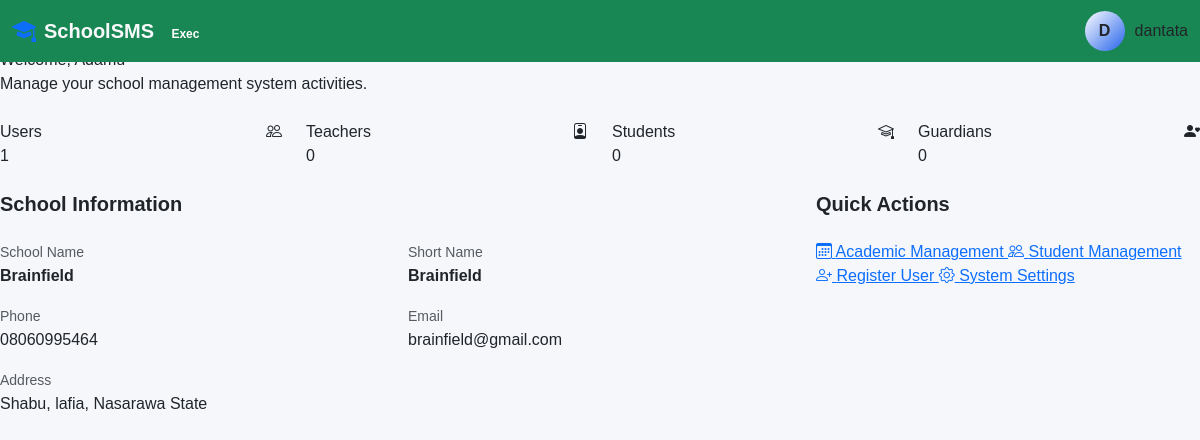
Page /accounts/dashboard/ (signed in) on the committed database.
### accounts/models.py (models this page shows, shortened)
class User(AbstractUser):
    class Role(models.TextChoices):
        SUPER_ADMIN = (
            "super_admin",
            "Super Administrator",
        )
        SCHOOL_ADMIN = (
            "school_admin",
            "School Administrator",
        )
        PRINCIPAL = (
            "principal",
            "Principal",
        )
        VICE_PRINCIPAL = (
            "vice_principal",
            "Vice Principal",
        )
        HEAD_TEACHER = (
            "head_teacher",
            "Head Teacher",
        )
        TEACHER = (
            "teacher",
            "Teacher",
        )
        FORM_TEACHER = (
            "form_teacher",
            "Form Teacher",
        )
        BURSAR = (
            "bursar",
            "Bursar",
        )
        ACCOUNTANT = (
            "accountant",
            "Accountant",
        )
        REGISTRAR = (
            "registrar",
            "Registrar",
        )
        STUDENT = (
            "student",
            "Student",
        )
        PARENT = (
            "parent",
            "Parent/Guardian",
        )
    school = models.ForeignKey(
        "schools.School",
        on_delete=models.SET_NULL,
        null=True,
        blank=True,
        related_name="users",
    )
    role = models.CharField(
        max_length=30,
        choices=Role.choices,
        default=Role.TEACHER,
    )
    phone = models.CharField(
        max_length=20,
        blank=True,
    )
    staff_id = models.CharField(
        max_length=50,
        null=True,
        blank=True,
    )
    profile_photo = models.ImageField(
        upload_to="accounts/profiles/",
        blank=True,
        null=True,
    )
    address = models.TextField(
        blank=True,
    )
    date_of_birth = models.DateField(
        blank=True,
        null=True,
    )
    is_verified = models.BooleanField(
        default=False,
    )
    created_at = models.DateTimeField(
        auto_now_add=True,
    )
    updated_at = models.DateTimeField(
        auto_now=True,
    )
    class Meta:
        ordering = [
            "first_name",
            "last_name",
        ]
        constraints = [
            models.UniqueConstraint(
                fields=[
                    "school",
                    "staff_id",
                ],
                condition=Q(
                    staff_id__isnull=False,
                ),
                name="unique_staff_id_per_school",
            ),
        ]

### schools/models.py (models this page shows, shortened)
class School(models.Model):
    name = models.CharField(
        max_length=255,
    )
    short_name = models.CharField(
        max_length=50,
        blank=True,
    )
    address = models.TextField()
    phone = models.CharField(
        max_length=30,
        blank=True,
    )
    email = models.EmailField(
        blank=True,
    )
    website = models.URLField(
        blank=True,
    )
    logo = models.ImageField(
        upload_to="schools/logos/",
        blank=True,
        null=True,
        validators=[
            FileExtensionValidator(
                allowed_extensions=[
                    "jpg",
                    "jpeg",
                    "png",
                    "webp",
                ]
            )
        ],
    )
    motto = models.CharField(
        max_length=255,
        blank=True,
    )
    principal_name = models.CharField(
        max_length=150,
        blank=True,
    )
    principal_signature = models.ImageField(
        upload_to="schools/signatures/",
        blank=True,
        null=True,
        validators=[
            FileExtensionValidator(
                allowed_extensions=[
                    "jpg",
                    "jpeg",
                    "png",
                    "webp",
                ]
            )
        ],
    )
    principal_stamp = models.ImageField(
        upload_to="schools/stamps/",
        blank=True,
        null=True,
        validators=[
            FileExtensionValidator(
                allowed_extensions=[
                    "jpg",
                    "jpeg",
                    "png",
                    "webp",
                ]
            )
        ],
    )
    is_active = models.BooleanField(
        default=True,
    )
    created_at = models.DateTimeField(
        auto_now_add=True,
    )
    updated_at = models.DateTimeField(
        auto_now=True,
    )
    class Meta:
        ordering = ["name"]

### accounts/views.py (the view)
@login_required
def dashboard(request):
    school = request.user.school
    users = User.objects.filter(
        school=school,
    )
    context = {
        "total_users": users.count(),
        "total_teachers": users.filter(
            role__in=[
                User.Role.TEACHER,
                User.Role.FORM_TEACHER,
                User.Role.HEAD_TEACHER,
            ],
        ).count(),
        "total_students": users.filter(
            role=User.Role.STUDENT,
        ).count(),
        "total_guardians": users.filter(
            role=User.Role.PARENT,
        ).count(),
    }
    return render(
        request,
        "accounts/dashboard.html",
        context,
    )

### templates/accounts/dashboard.html (shortened to what this page needs)
{% extends "base.html" %}
{% block content %}
<div class="mb-4">
    <div class="page-title">
    </div>
    <div class="page-subtitle">
        Manage your school management system activities.
    </div>
</div>
<div class="row g-4 mb-4">
    <div class="col-xl-3 col-md-6">
        <div class="stat-card">
            <div class="d-flex justify-content-between">
                <div>
                    <div class="stat-title">
                        Users
                    </div>
                    <div class="stat-value">
                        {{ total_users|default:"0" }}
                    </div>
                </div>
                <div class="stat-icon">
                    <i class="bi bi-people"></i>
                </div>
            </div>
        </div>
    </div>
    <div class="col-xl-3 col-md-6">
        <div class="stat-card">
            <div class="d-flex justify-content-between">
                <div>
                    <div class="stat-title">
                        Teachers
                    </div>
                    <div class="stat-value">
                        {{ total_teachers|default:"0" }}
                    </div>
                </div>
                <div class="stat-icon">
                    <i class="bi bi-person-badge"></i>
                </div>
            </div>
        </div>
    </div>
    <div class="col-xl-3 col-md-6">
        <div class="stat-card">
            <div class="d-flex justify-content-between">
                <div>
                    <div class="stat-title">
                        Students
                    </div>
                    <div class="stat-value">
                        {{ total_students|default:"0" }}
                    </div>
                </div>
                <div class="stat-icon">
                    <i class="bi bi-mortarboard"></i>
                </div>
            </div>
        </div>
    </div>
    <div class="col-xl-3 col-md-6">
        <div class="stat-card">
            <div class="d-flex justify-content-between">
                <div>
                    <div class="stat-title">
                        Guardians
                    </div>
                    <div class="stat-value">
                        {{ total_guardians|default:"0" }}
                    </div>
                </div>
                <div class="stat-icon">
                    <i class="bi bi-person-heart"></i>
                </div>
            </div>
        </div>
    </div>
</div>
<div class="row g-4">
    <div class="col-lg-8">
        <div class="dashboard-card">
            <h5 class="fw-bold mb-4">
                School Information
            </h5>
            {% if user.school %}
                <div class="row">
                    <div class="col-md-6 mb-3">
                        <small class="text-muted">
                            School Name
                        </small>
                        <div class="fw-semibold">
                            {{ user.school.name }}
                        </div>
                    </div>
                    <div class="col-md-6 mb-3">
                        <small class="text-muted">
                            Short Name
                        </small>
                        <div class="fw-semibold">
                            {{ user.school.short_name|default:"-" }}
                        </div>
                    </div>
                    <div class="col-md-6 mb-3">
                        <small class="text-muted">
                            Phone
                        </small>
                        <div>
                            {{ user.school.phone|default:"-" }}
                        </div>
                    </div>
                    <div class="col-md-6 mb-3">
                        <small class="text-muted">
                            Email
                        </small>
                        <div>
                            {{ user.school.email|default:"-" }}
                        </div>
                    </div>
                    <div class="col-12">
                        <small class="text-muted">
                            Address
                        </small>
                        <div>
                            {{ user.school.address }}
                        </div>
                    </div>
                </div>
            {% else %}
                <div class="alert alert-warning">
                    Your account is not currently associated
                    with a school.
                </div>
            {% endif %}
        </div>
    </div>
    <div class="col-lg-4">
        <div class="dashboard-card">
            <h5 class="fw-bold mb-4">
                Quick Actions
            </h5>
            <a
                href="{% url 'academics:dashboard' %}"
                class="quick-action">
                <i class="bi bi-calendar3"></i>
                <span>
                    Academic Management
                </span>
            </a>
            <a
                href="{% url 'students:dashboard' %}"
                class="quick-action">
                <i class="bi bi-people"></i>
                <span>
                    Student Management
                </span>
            </a>
            <a
                href="#"
                class="quick-action">
                <i class="bi bi-person-plus"></i>
                <span>
                    Register User
                </span>
            </a>
            <a
                href="#"
                class="quick-action">
                <i class="bi bi-gear"></i>
                <span>
                    System Settings
                </span>
            </a>
        </div>
    </div>
</div>
{% endblock %}

### templates/base.html (shortened to what this page needs)
{% load static %}
<!DOCTYPE html>
<html lang="en">
<head>
    <link
        href="https://cdn.jsdelivr.net/npm/bootstrap@5.3.3/dist/css/bootstrap.min.css"
        rel="stylesheet"
    >
    <link
        href="https://cdn.jsdelivr.net/npm/bootstrap-icons@1.11.3/font/bootstrap-icons.css"
        rel="stylesheet"
    >
     <link
     rel="stylesheet"
     href="{% static 'css/sms.css' %}"
    >
</head>
<body>
    <nav class="navbar fixed-top bg-success" data-bs-theme="dark">
    <div class="container-fluid d-flex justify-content-between align-items-center">
        {% if request.user.role == 'super_admin' %}
            <a class="navbar-brand d-flex align-items-center gap-2 fw-bold text-light text-decoration-none" href="/admin/">
                <i class="bi bi-shield-lock-fill text-danger fs-4"></i>
                <span>SchoolSMS <span class="badge bg-danger-subtle text-danger rounded-pill fs-8 ms-1">Root</span></span>
            </a>
        {% elif request.user.role == 'principal' or request.user.role == 'vice_principal' %}
            <a class="navbar-brand d-flex align-items-center gap-2 fw-bold text-light text-decoration-none" href="{% url 'dashboard:dashboard' %}">
                <i class="bi bi-mortarboard-fill text-primary fs-4"></i>
                <span>SchoolSMS <span class="badge bg-purple-subtle text-purple rounded-pill fs-8 ms-1">Exec</span></span>
            </a>
        {% elif request.user.role == 'bursar' or request.user.role == 'accountant' %}
            <a class="navbar-brand d-flex align-items-center gap-2 fw-bold text-light text-decoration-none" href="{% url 'dashboard:dashboard' %}">
                <i class="bi bi-wallet2 text-warning fs-4"></i>
                <span>SchoolSMS <span class="badge bg-warning-subtle text-warning rounded-pill fs-8 ms-1">Finance</span></span>
            </a>
        {% elif request.user.role == 'parent' %}
            <a class="navbar-brand d-flex align-items-center gap-2 fw-bold text-light text-decoration-none" href="{% url 'dashboard:dashboard' %}">
                <i class="bi bi-people-fill text-light fs-4"></i>
                <span>SchoolSMS <span class="badge bg-light text-light rounded-pill fs-8 ms-1">Parent Portal</span></span>
            </a>
        {% else %}
            <a class="navbar-brand d-flex align-items-center gap-2 fw-bold text-light text-decoration-none" href="{% url 'dashboard:dashboard' %}">
                <i class="bi bi-mortarboard-fill text-primary fs-4"></i>
                <span>SchoolSMS</span>
            </a>
        {% endif %}
        <div class="d-flex gap-2">
            <div class="user-profile">
                <div class="avatar">
                    {{ user.username|first|upper }}
                </div>
                <span>
                    {{ user.username }}
                </span>
            </div>
        </div>
    </div>
</nav>
<div class="container-fluid pt-4 mt-4">
</div>
{% block content %}
{% endblock %}
</body>
</html>

### templates/base.html (style rules this page uses)
:root { --bg: #0b0b12; --sidebar: #11111a; --card: #151520; --border: #262638; --text: #ffffff; --muted: #fff; --primary: #ffffff; --secondary: #2563eb; }
body { background: #f5f7fb; font-family: Arial, sans-serif; }
.fs-8 { font-size: 0.75rem; }
.user-profile { display: flex; align-items: center; gap: 10px; }
.avatar { width: 40px; height: 40px; display: flex; justify-content: center; align-items: center; border-radius: 50%; background: linear-gradient( 135deg, var(--primary), var(--secondary) ); font-weight: bold; }

### rows in the picture
User: username|first "D", username "dantata", school.name "Brainfield", school.short_name "Brainfield", school.phone "08060995464", school.email "brainfield@gmail.com", school.address "Shabu, lafia, Nasarawa State"

### other values in the picture
{{ total_users|default:"0" }} "1"
{{ total_teachers|default:"0" }} "0"
{{ total_students|default:"0" }} "0"
{{ total_guardians|default:"0" }} "0"
